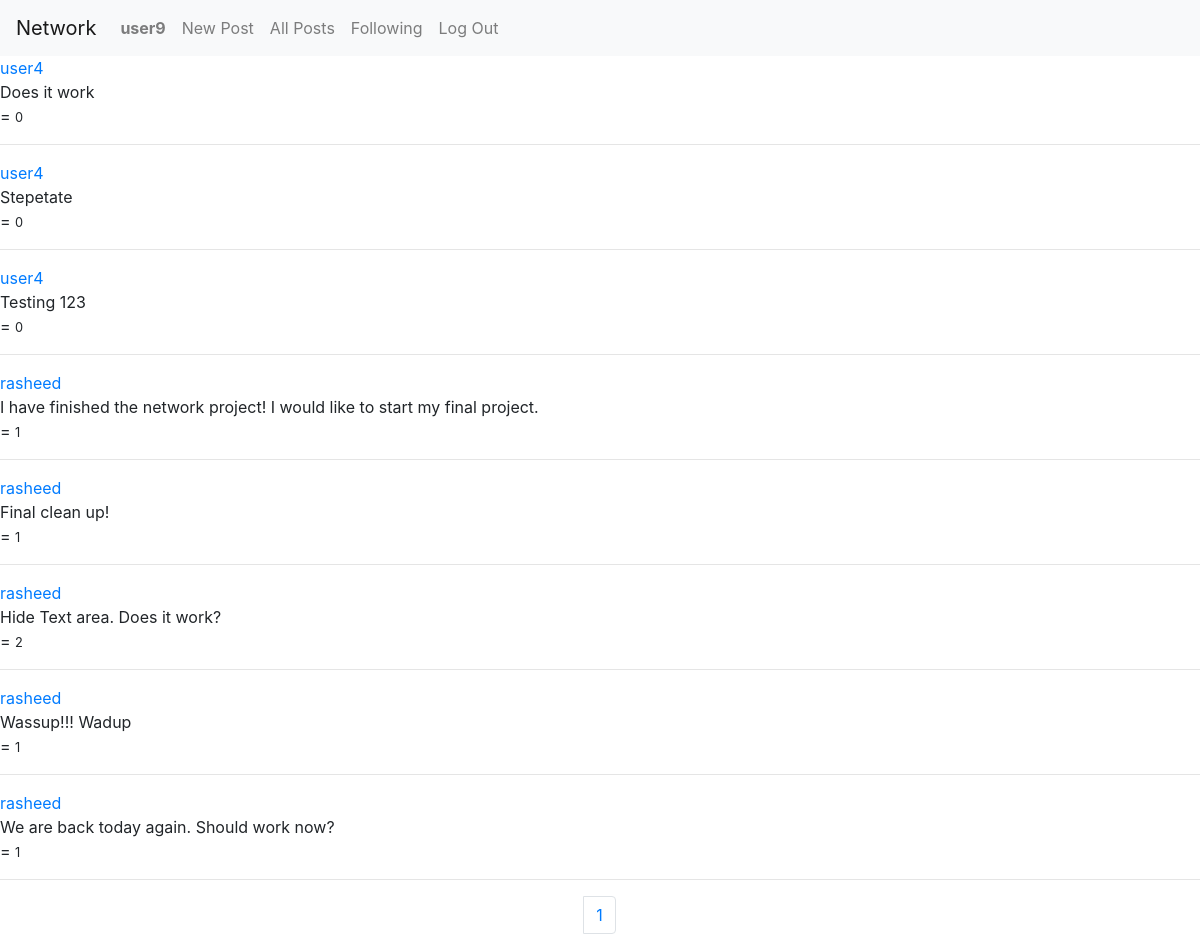
Screenshot of /following_posts (signed in) with the database file from the repository.
### network/models.py (models this page shows, shortened)
class User(AbstractUser):
    pass

class Post(models.Model):
    post_content = models.TextField()
    has_liked = models.BooleanField(default=False)
    user_like = models.ManyToManyField(User, blank=True, related_name='liked')
    liked_on = models.DateTimeField(auto_now=True)
    date_posted = models.DateTimeField(default=timezone.now)
    user = models.ForeignKey(User, on_delete=models.CASCADE)

### network/views.py (the view)
# urls.py: path("following_posts", views.following_posts, name="following_posts"),
@login_required(login_url='login')
def following_posts(request):
    posts = []
    post_contents = []
    curr_user_following = Profile.objects.filter(followers=request.user)
    for following in curr_user_following:
        p = Post.objects.filter(user=following.user_id).order_by('-date_posted')
        posts.append(p)
    for post in posts:
        for d in post:
            post_contents.append(d)
    paginator = Paginator(post_contents, 10) # Show 10 posts per page.
    page_number = request.GET.get('page')
    page_obj = paginator.get_page(page_number)
    return render (request, 'network/following.html', {
        'posts': post_contents,
        'page_obj': page_obj
    })

### network/templates/network/following.html (shortened to what this page needs)
{% extends "network/layout.html" %}
{% load static %}
{% block body %}
    {% for post in page_obj.object_list %}
        <div id="all_User_posts">
            <a href="{% url 'profile' post.user %}">{{ post.user }}</a>
            <br>
                {{post.post_content}}
            <br>
            <a class="article-title" href="#" onclick="umptenth('{{ post.id }}')" id="{{ post.id }}"></a>=
            <small id="like_count{{ post.id }}"> {{post.user_like.all|length}} </small>
            <hr>
        </div>
    {% empty %}
        <h3> No Post by anyone you are following yet</h3>
    {% endfor %}
    <nav aria-label="Page navigation example">
        <ul class="pagination justify-content-center"">
            {% for num in page_obj.paginator.page_range %}
                {% if page_obj.number == num %}
                <li class="page-item">
                    <a class="page-link" href="?page={{ num }}">{{ num }}</a>
                </li>
                {% elif num > page_obj.number|add:'-3' and num < page_obj.number|add:'3' %}
                <li class="page-item">
                    <a class="page-link" href="?page={{ num }}">{{ num }}</a>
                </li>
                {% endif %}
            {% endfor %}
        </ul>
    </nav>
{% endblock %}

### network/templates/network/layout.html (shortened to what this page needs)
{% load static %}
<!DOCTYPE html>
<html lang="en">
    <head>
        <link rel="stylesheet" href="https://stackpath.bootstrapcdn.com/bootstrap/4.4.1/css/bootstrap.min.css">
        <link href="{% static 'network/styles.css' %}" rel="stylesheet">
    </head>
    <body {% block body_attrs %}{% endblock %}>
        <nav class="navbar navbar-expand-lg navbar-light bg-light">
            <a class="navbar-brand" href="{% url 'index' %}">Network</a>
            <div>
              <ul class="navbar-nav mr-auto">
                {% if user.is_authenticated %}
                    <li class="nav-item">
                        <a class="nav-link" href="{% url 'profile' user.username %}"><strong>{{ user.username }}</strong></a>
                    </li>
                    <li class="nav-item">
                        <a class="nav-link" href="{% url 'new_post' %}">New Post</a>
                    </li>
                {% endif %}
                <li class="nav-item">
                  <a class="nav-link" href="{% url 'all_posts' %}">All Posts</a>
                </li>
                {% if user.is_authenticated %}
                    <li class="nav-item">
                        <a class="nav-link" href="{% url 'following_posts' %}">Following</a>
                    </li>
                    <li class="nav-item">
                        <a class="nav-link" href="{% url 'logout' %}">Log Out</a>
                    </li>
                {% endif %}
              </ul>
            </div>
          </nav>
        <div class="body">
            {% block body %}
            {% endblock %}
        </div>
    </body>
</html>

### rows the page displays
User: username "user9"
Post: user "user4", post_content "Does it work", user_like.all|length "0"
Post: user "user4", post_content "Stepetate", user_like.all|length "0"
Post: user "user4", post_content "Testing 123", user_like.all|length "0"
Post: user "rasheed", post_content "I have finished the network project! I would like to start my final project.", user_like.all|length "1"
Post: user "rasheed", post_content "Final clean up!", user_like.all|length "1"
Post: user "rasheed", post_content "Hide Text area. Does it work?", user_like.all|length "2"
Post: user "rasheed", post_content "Wassup!!! Wadup", user_like.all|length "1"
Post: user "rasheed", post_content "We are back today again. Should work now?", user_like.all|length "1"

### other values shown
{{ num }} "1"
